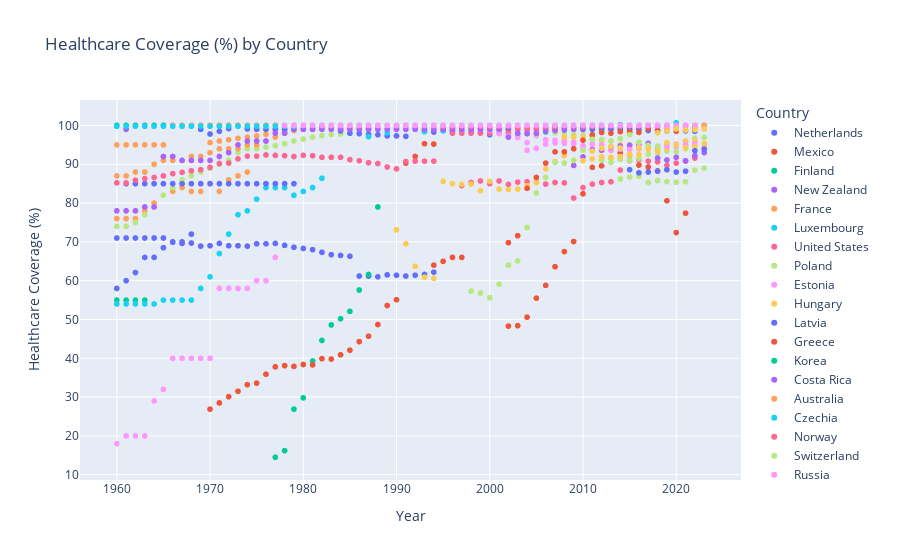

The cell this chart's notebook holds for it:
### Code cell
# plot data
fig = px.scatter(oecd_healthcare_filtered, x='Year', y='Healthcare Coverage (%)', color='Country', title='Healthcare Coverage (%) by Country')
fig.show()

### Figure 1 — Plotly figure (JSON) as saved in the notebook; plotly's stock layout.template omitted (floating-point values rounded to 4 significant figures)
{"data": [{"hovertemplate": "Country=Netherlands<br>Year=%{x}<br>Healthcare Coverage (%)=%{y}<extra></extra>", "legendgroup": "Netherlands", "marker": {"color": "#636efa", "symbol": "circle"}, "mode": "markers", "name": "Netherlands", "showlegend": true, "type": "scattergl", "x": [1960, 1961, 1962, 1963, 1964, 1965, 1966, 1967, 1968, 1969, 1970, 1971, 1972, 1973, 1974, 1975, 1976, 1977, 1978, 1979, 1980, 1981, 1982, 1983, 1984, 1985, 1986, 1987, 1988, 1989, 1990, 1991, 1992, 1993, 1994, 1995, 1996, 1997, 1998, 1999, 2000, 2001, 2002, 2003, 2004, 2005, 2006, 2007, 2008, 2009, 2010, 2011, 2012, 2013, 2014, 2015, 2016, 2017, 2018, 2019, 2020, 2021, 2022], "xaxis": "x", "y": [71, 71, 71, 71, 71, 71, 69.9, 69.6, 69.7, 68.9, 69, 69.6, 69, 69, 68.9, 69.5, 69.5, 69.6, 69.1, 68.6, 68.3, 68, 67.3, 66.7, 66.5, 66.3, 61.2, 61.2, 61, 61.5, 61.4, 61.2, 61.4, 61.6, 62.2, 98.6, 98.6, 98.5, 98.4, 98.1, 97.6, 98.1, 98, 97.9, 97.9, 97.9, 99.5, 99.6, 99.6, 99.6, 99.6, 99.6, 99.7, 99.8, 99.8, 99.8, 99.9, 99.9, 99.9, 99.9, 99.9, 99.9, 99.9], "yaxis": "y"}, {"hovertemplate": "Country=Mexico<br>Year=%{x}<br>Healthcare Coverage (%)=%{y}<extra></extra>", "legendgroup": "Mexico", "marker": {"color": "#EF553B", "symbol": "circle"}, "mode": "markers", "name": "Mexico", "showlegend": true, "type": "scattergl", "x": [2002, 2003, 2004, 2005, 2006, 2007, 2008, 2009, 2010, 2011, 2012, 2013, 2014, 2015, 2016, 2017, 2018, 2019, 2020, 2021], "xaxis": "x", "y": [48.3, 48.4, 50.6, 55.5, 58.8, 63.6, 67.5, 70.1, 82.4, 89.2, 89.6, 91.6, 92.9, 92.3, 89.8, 89.3, 88.3, 80.6, 72.4, 77.4], "yaxis": "y"}, {"hovertemplate": "Country=Finland<br>Year=%{x}<br>Healthcare Coverage (%)=%{y}<extra></extra>", "legendgroup": "Finland", "marker": {"color": "#00cc96", "symbol": "circle"}, "mode": "markers", "name": "Finland", "showlegend": true, "type": "scattergl", "x": [1960, 1961, 1962, 1963, 1964, 1965, 1966, 1967, 1968, 1969, 1970, 1971, 1972, 1973, 1974, 1975, 1976, 1977, 1978, 1979, 1980, 1981, 1982, 1983, 1984, 1985, 1986, 1987, 1988, 1989, 1990, 1991, 1992, 1993, 1994, 1995, 1996, 1997, 1998, 1999, 2000, 2001, 2002, 2003, 2004, 2005, 2006, 2007, 2008, 2009, 2010, 2011, 2012, 2013, 2014, 2015, 2016, 2017, 2018, 2019, 2020, 2021, 2022, 2023], "xaxis": "x", "y": [55, 55, 55, 55, 100, 100, 100, 100, 100, 100, 100, 100, 100, 100, 100, 100, 100, 100, 100, 100, 100, 100, 100, 100, 100, 100, 100, 100, 100, 100, 100, 100, 100, 100, 100, 100, 100, 100, 100, 100, 100, 100, 100, 100, 100, 100, 100, 100, 100, 100, 100, 100, 100, 100, 100, 100, 100, 100, 100, 100, 100, 100, 100, 100], "yaxis": "y"}, {"hovertemplate": "Country=New Zealand<br>Year=%{x}<br>Healthcare Coverage (%)=%{y}<extra></extra>", "legendgroup": "New Zealand", "marker": {"color": "#ab63fa", "symbol": "circle"}, "mode": "markers", "name": "New Zealand", "showlegend": true, "type": "scattergl", "x": [1960, 1961, 1962, 1963, 1964, 1965, 1966, 1967, 1968, 1969, 1970, 1971, 1972, 1973, 1974, 1975, 1976, 1977, 1978, 1979, 1980, 1981, 1982, 1983, 1984, 1985, 1986, 1987, 1988, 1989, 1990, 1991, 1992, 1993, 1994, 1995, 1996, 1997, 1998, 1999, 2000, 2001, 2002, 2003, 2004, 2005, 2006, 2007, 2008, 2009, 2010, 2011, 2012, 2013, 2014, 2015, 2016, 2017, 2018, 2019, 2020, 2021, 2022, 2023], "xaxis": "x", "y": [100, 100, 100, 100, 100, 100, 100, 100, 100, 100, 100, 100, 100, 100, 100, 100, 100, 100, 100, 100, 100, 100, 100, 100, 100, 100, 100, 100, 100, 100, 100, 100, 100, 100, 100, 100, 100, 100, 100, 100, 100, 100, 100, 100, 100, 100, 100, 100, 100, 100, 100, 100, 100, 100, 100, 100, 100, 100, 100, 100, 100, 100, 100, 100], "yaxis": "y"}, {"hovertemplate": "Country=France<br>Year=%{x}<br>Healthcare Coverage (%)=%{y}<extra></extra>", "legendgroup": "France", "marker": {"color": "#FFA15A", "symbol": "circle"}, "mode": "markers", "name": "France", "showlegend": true, "type": "scattergl", "x": [1960, 1970, 1971, 1972, 1973, 1974, 1975, 1976, 1977, 1978, 1979, 1980, 1981, 1982, 1983, 1984, 1985, 1986, 1987, 1988, 1989, 1990, 1991, 1992, 1993, 1994, 1995, 1996, 1997, 1998, 1999, 2000, 2001, 2002, 2003, 2004, 2005, 2006, 2007, 2008, 2009, 2010, 2011, 2012, 2013, 2014, 2015, 2016, 2017, 2018, 2019, 2020, 2021, 2022, 2023], "xaxis": "x", "y": [76, 95.6, 96, 96.3, 96.7, 97, 97.3, 97.7, 98, 98.4, 98.7, 99.1, 99.1, 99.2, 99.2, 99.2, 99.2, 99.3, 99.3, 99.3, 99.3, 99.4, 99.4, 99.4, 99.4, 99.4, 99.4, 99.4, 99.4, 99.4, 99.9, 99.9, 99.9, 99.9, 99.9, 99.9, 99.9, 99.9, 99.9, 99.9, 99.9, 99.9, 99.9, 99.9, 99.9, 99.9, 99.9, 99.9, 99.9, 99.9, 99.9, 99.9, 99.9, 99.9, 99.9], "yaxis": "y"}, {"hovertemplate": "Country=Luxembourg<br>Year=%{x}<br>Healthcare Coverage (%)=%{y}<extra></extra>", "legendgroup": "Luxembourg", "marker": {"color": "#19d3f3", "symbol": "circle"}, "mode": "markers", "name": "Luxembourg", "showlegend": true, "type": "scattergl", "x": [2017, 2018, 2019, 2020, 2021, 2022, 2023], "xaxis": "x", "y": [100, 100, 100, 100, 100, 100, 100], "yaxis": "y"}, {"hovertemplate": "Country=United States<br>Year=%{x}<br>Healthcare Coverage (%)=%{y}<extra></extra>", "legendgroup": "United States", "marker": {"color": "#FF6692", "symbol": "circle"}, "mode": "markers", "name": "United States", "showlegend": true, "type": "scattergl", "x": [1997, 1998, 1999, 2000, 2001, 2002, 2003, 2004, 2005, 2006, 2007, 2008, 2009, 2010, 2011, 2012, 2013, 2014, 2015, 2016, 2017, 2018, 2019, 2020, 2021, 2022], "xaxis": "x", "y": [84.5, 85.3, 85.7, 85, 85.7, 84.8, 85.4, 85.5, 85.4, 84.9, 85.3, 85.2, 81.3, 84, 84.9, 85.3, 85.5, 88.5, 90.9, 91.2, 90.8, 90.6, 89.7, 90.3, 90.8, 91.6], "yaxis": "y"}, {"hovertemplate": "Country=Poland<br>Year=%{x}<br>Healthcare Coverage (%)=%{y}<extra></extra>", "legendgroup": "Poland", "marker": {"color": "#B6E880", "symbol": "circle"}, "mode": "markers", "name": "Poland", "showlegend": true, "type": "scattergl", "x": [2005, 2006, 2007, 2008, 2009, 2010, 2011, 2012, 2013, 2014, 2015, 2016, 2017, 2018, 2019, 2020, 2021, 2022, 2023], "xaxis": "x", "y": [97.3, 99.3, 98.1, 97.8, 97.6, 97.5, 96.6, 91, 91.6, 91.3, 91, 91.5, 92.6, 92.9, 93.4, 93.3, 94, 96.7, 96.9], "yaxis": "y"}, {"hovertemplate": "Country=Estonia<br>Year=%{x}<br>Healthcare Coverage (%)=%{y}<extra></extra>", "legendgroup": "Estonia", "marker": {"color": "#FF97FF", "symbol": "circle"}, "mode": "markers", "name": "Estonia", "showlegend": true, "type": "scattergl", "x": [2004, 2005, 2006, 2007, 2008, 2009, 2010, 2011, 2012, 2013, 2014, 2015, 2016, 2017, 2018, 2019, 2020, 2021, 2022, 2023], "xaxis": "x", "y": [93.6, 94.1, 95.2, 96.2, 96, 95.7, 94.5, 94, 93.7, 93.6, 93.9, 94, 94, 94.1, 94.5, 95, 95.2, 95.9, 96.1, 94.8], "yaxis": "y"}, {"hovertemplate": "Country=Hungary<br>Year=%{x}<br>Healthcare Coverage (%)=%{y}<extra></extra>", "legendgroup": "Hungary", "marker": {"color": "#FECB52", "symbol": "circle"}, "mode": "markers", "name": "Hungary", "showlegend": true, "type": "scattergl", "x": [1975, 1976, 1977, 1978, 1979, 1980, 1981, 1982, 1983, 1984, 1985, 1986, 1987, 1988, 1989, 1990, 1991, 1992, 1993, 1994, 1995, 1996, 1997, 1998, 1999, 2000, 2001, 2002, 2003, 2004, 2005, 2006, 2007, 2008, 2009, 2010, 2011, 2012, 2013, 2014, 2015, 2016, 2017, 2018, 2019, 2020, 2021, 2022], "xaxis": "x", "y": [100, 100, 100, 100, 100, 100, 100, 100, 100, 100, 100, 100, 100, 100, 100, 100, 100, 100, 100, 100, 100, 100, 100, 100, 100, 100, 100, 100, 100, 100, 100, 100, 100, 97, 97, 97, 97, 96, 96, 95, 95, 95, 94, 94, 94, 95, 96, 96], "yaxis": "y"}, {"hovertemplate": "Country=Latvia<br>Year=%{x}<br>Healthcare Coverage (%)=%{y}<extra></extra>", "legendgroup": "Latvia", "marker": {"color": "#636efa", "symbol": "circle"}, "mode": "markers", "name": "Latvia", "showlegend": true, "type": "scattergl", "x": [2017, 2018, 2019, 2020, 2021, 2022, 2023], "xaxis": "x", "y": [100, 100, 100, 100, 100, 100, 100], "yaxis": "y"}, {"hovertemplate": "Country=Greece<br>Year=%{x}<br>Healthcare Coverage (%)=%{y}<extra></extra>", "legendgroup": "Greece", "marker": {"color": "#EF553B", "symbol": "circle"}, "mode": "markers", "name": "Greece", "showlegend": true, "type": "scattergl", "x": [1984, 1985, 1986, 1987, 1988, 1989, 1990, 1991, 1992, 1993, 1994, 1995, 1996, 1997, 1998, 1999, 2000, 2001, 2002, 2003, 2004, 2005, 2006, 2007, 2008, 2016, 2017, 2018, 2019, 2020, 2021, 2022, 2023], "xaxis": "x", "y": [100, 100, 100, 100, 100, 100, 100, 100, 100, 100, 100, 100, 100, 100, 100, 100, 100, 100, 100, 100, 100, 100, 100, 100, 100, 100, 100, 100, 100, 100, 100, 100, 100], "yaxis": "y"}, {"hovertemplate": "Country=Korea<br>Year=%{x}<br>Healthcare Coverage (%)=%{y}<extra></extra>", "legendgroup": "Korea", "marker": {"color": "#00cc96", "symbol": "circle"}, "mode": "markers", "name": "Korea", "showlegend": true, "type": "scattergl", "x": [1977, 1978, 1979, 1980, 1981, 1982, 1983, 1984, 1985, 1986, 1987, 1988, 1989, 1990, 1991, 1992, 1993, 1994, 1995, 1996, 1997, 1998, 1999, 2000, 2001, 2002, 2003, 2004, 2005, 2006, 2007, 2008, 2009, 2010, 2011, 2012, 2013, 2014, 2015, 2016, 2017, 2018, 2019, 2020, 2021, 2022], "xaxis": "x", "y": [14.5, 16.2, 26.9, 29.8, 39.3, 44.6, 48.6, 50.2, 52.1, 57.6, 61.6, 79, 100, 100, 100, 100, 100, 100, 100, 100, 100, 100, 100, 100, 100, 100, 100, 100, 100, 100, 100, 100, 100, 100, 100, 100, 100, 100, 100, 100, 100, 100, 100, 100, 100, 100], "yaxis": "y"}, {"hovertemplate": "Country=Costa Rica<br>Year=%{x}<br>Healthcare Coverage (%)=%{y}<extra></extra>", "legendgroup": "Costa Rica", "marker": {"color": "#ab63fa", "symbol": "circle"}, "mode": "markers", "name": "Costa Rica", "showlegend": true, "type": "scattergl", "x": [2009, 2010, 2011, 2012, 2013, 2014, 2015, 2016, 2017, 2018, 2019, 2020, 2021, 2022, 2023], "xaxis": "x", "y": [89.7, 91.9, 93.7, 93.6, 94.4, 94.7, 94.9, 95, 95.4, 91.6, 91.1, 91.8, 90.9, 92.2, 93], "yaxis": "y"}, {"hovertemplate": "Country=Australia<br>Year=%{x}<br>Healthcare Coverage (%)=%{y}<extra></extra>", "legendgroup": "Australia", "marker": {"color": "#FFA15A", "symbol": "circle"}, "mode": "markers", "name": "Australia", "showlegend": true, "type": "scattergl", "x": [1961, 1962, 1963, 1964, 1965, 1966, 1967, 1968, 1969, 1970, 1971, 1972, 1973, 1974, 1975, 1976, 1977, 1978, 1979, 1980, 1981, 1982, 1983, 1984, 1985, 1986, 1987, 1988, 1989, 1990, 1991, 1992, 1993, 1994, 1995, 1996, 1997, 1998, 1999, 2000, 2001, 2002, 2003, 2004, 2005, 2006, 2007, 2008, 2009, 2010, 2011, 2012, 2013, 2014, 2015, 2016, 2017, 2018, 2019, 2020, 2021, 2022, 2023], "xaxis": "x", "y": [76, 76, 78, 80, 82, 83, 84, 83, 83, 85, 83, 86, 87, 88, 100, 100, 100, 100, 100, 100, 100, 100, 100, 100, 100, 100, 100, 100, 100, 100, 100, 100, 100, 100, 100, 100, 100, 100, 100, 100, 100, 100, 100, 100, 100, 100, 100, 100, 100, 100, 100, 100, 100, 100, 100, 100, 100, 100, 100, 100, 100, 100, 100], "yaxis": "y"}, {"hovertemplate": "Country=Czechia<br>Year=%{x}<br>Healthcare Coverage (%)=%{y}<extra></extra>", "legendgroup": "Czechia", "marker": {"color": "#19d3f3", "symbol": "circle"}, "mode": "markers", "name": "Czechia", "showlegend": true, "type": "scattergl", "x": [1961, 1962, 1963, 1964, 1965, 1966, 1967, 1968, 1969, 1970, 1971, 1972, 1973, 1974, 1975, 1976, 1977, 1978, 1979, 1980, 1981, 1982, 1983, 1984, 1985, 1986, 1987, 1988, 1989, 1990, 1991, 1992, 1993, 1994, 1995, 1996, 1997, 1998, 1999, 2000, 2001, 2002, 2003, 2004, 2005, 2006, 2007, 2008, 2009, 2010, 2011, 2012, 2013, 2014, 2015, 2016, 2017, 2018, 2019, 2020, 2021, 2022, 2023], "xaxis": "x", "y": [100, 100, 100, 100, 100, 100, 100, 100, 100, 100, 100, 100, 100, 100, 100, 100, 100, 100, 100, 100, 100, 100, 100, 100, 100, 100, 100, 100, 100, 100, 100, 100, 100, 100, 100, 100, 100, 100, 100, 100, 100, 100, 100, 100, 100, 100, 100, 100, 100, 100, 100, 100, 100, 100.2, 100, 100, 100, 100, 100, 100, 100, 100, 100], "yaxis": "y"}, {"hovertemplate": "Country=Norway<br>Year=%{x}<br>Healthcare Coverage (%)=%{y}<extra></extra>", "legendgroup": "Norway", "marker": {"color": "#FF6692", "symbol": "circle"}, "mode": "markers", "name": "Norway", "showlegend": true, "type": "scattergl", "x": [1960, 1961, 1962, 1963, 1964, 1965, 1966, 1967, 1968, 1969, 1970, 1971, 1972, 1973, 1974, 1975, 1976, 1977, 1978, 1979, 1980, 1981, 1982, 1983, 1984, 1985, 1986, 1987, 1988, 1989, 1990, 1991, 1992, 1993, 1994, 1995, 1996, 1997, 1998, 1999, 2000, 2001, 2002, 2003, 2004, 2005, 2006, 2007, 2008, 2009, 2010, 2011, 2012, 2013, 2014, 2015, 2016, 2017, 2018, 2019, 2020, 2021, 2022, 2023], "xaxis": "x", "y": [100, 100, 100, 100, 100, 100, 100, 100, 100, 100, 100, 100, 100, 100, 100, 100, 100, 100, 100, 100, 100, 100, 100, 100, 100, 100, 100, 100, 100, 100, 100, 100, 100, 100, 100, 100, 100, 100, 100, 100, 100, 100, 100, 100, 100, 100, 100, 100, 100, 100, 100, 100, 100, 100, 100, 100, 100, 100, 100, 100, 100, 100, 100, 100], "yaxis": "y"}, {"hovertemplate": "Country=Switzerland<br>Year=%{x}<br>Healthcare Coverage (%)=%{y}<extra></extra>", "legendgroup": "Switzerland", "marker": {"color": "#B6E880", "symbol": "circle"}, "mode": "markers", "name": "Switzerland", "showlegend": true, "type": "scattergl", "x": [1960, 1961, 1962, 1963, 1964, 1965, 1966, 1967, 1968, 1969, 1970, 1971, 1972, 1973, 1974, 1975, 1976, 1977, 1978, 1979, 1980, 1981, 1982, 1983, 1984, 1985, 1986, 1987, 1988, 1989, 1990, 1991, 1992, 1993, 1994, 1995, 1996, 1997, 1998, 1999, 2000, 2001, 2002, 2003, 2004, 2005, 2006, 2007, 2008, 2009, 2010, 2011, 2012, 2013, 2014, 2015, 2016, 2017, 2018, 2019, 2020, 2021, 2022], "xaxis": "x", "y": [74, 74, 75, 77, 79, 82, 84, 86, 87, 88, 89, 90, 91, 93, 94, 94, 94.4, 94.8, 95.3, 96, 96.5, 97, 97.4, 97.7, 97.8, 98, 98.3, 98.7, 99.3, 99.3, 99.5, 99.5, 99.5, 99.5, 99.5, 99.5, 100, 100, 100, 100, 100, 100, 100, 100, 100, 100, 100, 100, 100, 100, 100, 100, 100, 100, 100, 100, 100, 100, 100, 100, 100, 100, 100], "yaxis": "y"}, {"hovertemplate": "Country=Russia<br>Year=%{x}<br>Healthcare Coverage (%)=%{y}<extra></extra>", "legendgroup": "Russia", "marker": {"color": "#FF97FF", "symbol": "circle"}, "mode": "markers", "name": "Russia", "showlegend": true, "type": "scattergl", "x": [2010, 2012, 2013, 2014, 2015, 2016, 2017, 2018, 2019, 2020], "xaxis": "x", "y": [98.9, 99.8, 99.2, 99.9, 100, 100, 99.7, 99.6, 99.1, 99.2], "yaxis": "y"}, {"hovertemplate": "Country=Canada<br>Year=%{x}<br>Healthcare Coverage (%)=%{y}<extra></extra>", "legendgroup": "Canada", "marker": {"color": "#FECB52", "symbol": "circle"}, "mode": "markers", "name": "Canada", "showlegend": true, "type": "scattergl", "x": [1961, 1962, 1963, 1964, 1965, 1966, 1967, 1968, 1969, 1970, 1971, 1972, 1973, 1974, 1975, 1976, 1977, 1978, 1979, 1980, 1981, 1982, 1983, 1984, 1985, 1986, 1987, 1988, 1989, 1990, 1991, 1992, 1993, 1994, 1995, 1996, 1997, 1998, 1999, 2000, 2001, 2002, 2003, 2004, 2005, 2006, 2007, 2008, 2009, 2010, 2011, 2012, 2013, 2014, 2015, 2016, 2017, 2018, 2019, 2020, 2021, 2022, 2023], "xaxis": "x", "y": [100, 100, 100, 100, 100, 100, 100, 100, 100, 100, 100, 100, 100, 100, 100, 100, 100, 100, 100, 100, 100, 100, 100, 100, 100, 100, 100, 100, 100, 100, 100, 100, 100, 100, 100, 100, 100, 100, 100, 100, 100, 100, 100, 100, 100, 100, 100, 100, 100, 100, 100, 100, 100, 100, 100, 100, 100, 100, 100, 100, 100, 100, 100], "yaxis": "y"}, {"hovertemplate": "Country=Belgium<br>Year=%{x}<br>Healthcare Coverage (%)=%{y}<extra></extra>", "legendgroup": "Belgium", "marker": {"color": "#636efa", "symbol": "circle"}, "mode": "markers", "name": "Belgium", "showlegend": true, "type": "scattergl", "x": [1960, 1961, 1962, 1963, 1964, 1965, 1966, 1967, 1968, 1969, 1970, 1971, 1972, 1973, 1974, 1975, 1976, 1977, 1978, 1979, 1980, 1981, 1982, 1983, 1984, 1985, 1986, 1987, 1988, 1989, 1990, 1991, 1992, 1993, 1994, 1995, 1996, 1997, 1998, 1999, 2000, 2001, 2002, 2003, 2004, 2005, 2006, 2007, 2008, 2009, 2010, 2011, 2012, 2013, 2014, 2015, 2016, 2017, 2018, 2019, 2020, 2021, 2022], "xaxis": "x", "y": [58, 60, 62.1, 66, 66, 68.5, 70, 70, 72, 99, 97.8, 98.5, 99.2, 99.9, 99.1, 99, 99, 99, 99, 99, 99, 99, 99.7, 99.1, 98.6, 98, 97.9, 97.7, 97.6, 97.3, 97.3, 97.2, 99.2, 98.5, 98.3, 99, 99, 99, 99, 99, 99, 99, 99, 99, 99, 99, 99, 99, 99, 99, 99, 99, 99, 99, 99, 99, 99, 98.7, 98.7, 98.6, 98.6, 98.6, 98.5], "yaxis": "y"}, {"hovertemplate": "Country=Israel<br>Year=%{x}<br>Healthcare Coverage (%)=%{y}<extra></extra>", "legendgroup": "Israel", "marker": {"color": "#EF553B", "symbol": "circle"}, "mode": "markers", "name": "Israel", "showlegend": true, "type": "scattergl", "x": [1991, 1992, 1993, 1994, 1995, 1996, 1997, 1998, 1999, 2000, 2001, 2002, 2003, 2004, 2005, 2006, 2007, 2008, 2009, 2010, 2011, 2012, 2013, 2014, 2015, 2016, 2017, 2018, 2019, 2020, 2021, 2022, 2023], "xaxis": "x", "y": [90.3, 92, 95.3, 95.2, 100, 100, 100, 100, 100, 100, 100, 100, 100, 100, 100, 100, 100, 100, 100, 100, 100, 100, 100, 100, 100, 100, 100, 100, 100, 100, 100, 100, 100], "yaxis": "y"}, {"hovertemplate": "Country=Sweden<br>Year=%{x}<br>Healthcare Coverage (%)=%{y}<extra></extra>", "legendgroup": "Sweden", "marker": {"color": "#00cc96", "symbol": "circle"}, "mode": "markers", "name": "Sweden", "showlegend": true, "type": "scattergl", "x": [1960, 1961, 1962, 1963, 1964, 1965, 1966, 1967, 1968, 1969, 1970, 1971, 1972, 1973, 1974, 1975, 1976, 1977, 1978, 1979, 1980, 1981, 1982, 1983, 1984, 1985, 1986, 1987, 1988, 1989, 1990, 1991, 1992, 1993, 1994, 1995, 1996, 1997, 1998, 1999, 2000, 2001, 2002, 2003, 2004, 2005, 2006, 2007, 2008, 2009, 2010, 2011, 2012, 2013, 2014, 2015, 2016, 2017, 2018, 2019, 2020, 2021, 2022], "xaxis": "x", "y": [100, 100, 100, 100, 100, 100, 100, 100, 100, 100, 100, 100, 100, 100, 100, 100, 100, 100, 100, 100, 100, 100, 100, 100, 100, 100, 100, 100, 100, 100, 100, 100, 100, 100, 100, 100, 100, 100, 100, 100, 100, 100, 100, 100, 100, 100, 100, 100, 100, 100, 100, 100, 100, 100, 100, 100, 100, 100, 100, 100, 100, 100, 100], "yaxis": "y"}, {"hovertemplate": "Country=Japan<br>Year=%{x}<br>Healthcare Coverage (%)=%{y}<extra></extra>", "legendgroup": "Japan", "marker": {"color": "#ab63fa", "symbol": "circle"}, "mode": "markers", "name": "Japan", "showlegend": true, "type": "scattergl", "x": [1961, 1962, 1963, 1964, 1965, 1966, 1967, 1968, 1969, 1970, 1971, 1972, 1973, 1974, 1975, 1976, 1977, 1978, 1979, 1980, 1981, 1982, 1983, 1984, 1985, 1986, 1987, 1988, 1989, 1990, 1991, 1992, 1993, 1994, 1995, 1996, 1997, 1998, 1999, 2000, 2001, 2002, 2003, 2004, 2005, 2006, 2007, 2008, 2009, 2010, 2011, 2012, 2013, 2014, 2015, 2016, 2017, 2018, 2019, 2020, 2021], "xaxis": "x", "y": [99, 100, 100, 100, 100, 100, 100, 100, 100, 100, 100, 100, 100, 100, 100, 100, 100, 100, 100, 100, 100, 100, 100, 100, 100, 100, 100, 100, 100, 100, 100, 100, 100, 100, 100, 100, 100, 100, 100, 100, 100, 100, 100, 100, 100, 100, 100, 100, 100, 100, 100, 100, 100, 100, 100, 100, 100, 100, 100, 100, 100], "yaxis": "y"}, {"hovertemplate": "Country=Italy<br>Year=%{x}<br>Healthcare Coverage (%)=%{y}<extra></extra>", "legendgroup": "Italy", "marker": {"color": "#FFA15A", "symbol": "circle"}, "mode": "markers", "name": "Italy", "showlegend": true, "type": "scattergl", "x": [1960, 1961, 1962, 1963, 1964, 1965, 1966, 1967, 1968, 1969, 1970, 1971, 1972, 1973, 1974, 1975, 1976, 1977, 1978, 1979, 1980, 1981, 1982, 1983, 1984, 1985, 1986, 1987, 1988, 1989, 1990, 1991, 1992, 1993, 1994, 1995, 1996, 1997, 1998, 1999, 2000, 2001, 2002, 2003, 2004, 2005, 2006, 2007, 2008, 2009, 2010, 2011, 2012, 2013, 2014, 2015, 2016, 2017, 2018, 2019, 2020, 2021, 2022, 2023], "xaxis": "x", "y": [87, 87, 88, 88, 90, 91, 91, 91, 92, 92, 93, 94, 94, 94, 95, 95, 96, 97, 98, 99, 100, 100, 100, 100, 100, 100, 100, 100, 100, 100, 100, 100, 100, 100, 100, 100, 100, 100, 100, 100, 100, 100, 100, 100, 100, 100, 100, 100, 100, 100, 100, 100, 100, 100, 100, 100, 100, 100, 100, 100, 100, 100, 100, 100], "yaxis": "y"}, {"hovertemplate": "Country=Spain<br>Year=%{x}<br>Healthcare Coverage (%)=%{y}<extra></extra>", "legendgroup": "Spain", "marker": {"color": "#19d3f3", "symbol": "circle"}, "mode": "markers", "name": "Spain", "showlegend": true, "type": "scattergl", "x": [1960, 1961, 1962, 1963, 1964, 1965, 1966, 1967, 1968, 1969, 1970, 1971, 1972, 1973, 1974, 1975, 1976, 1977, 1978, 1979, 1980, 1981, 1982, 1987, 1989, 1993, 1995, 1997, 2001, 2003, 2006, 2011, 2014, 2017, 2018, 2019, 2020, 2021, 2022, 2023], "xaxis": "x", "y": [54, 54, 54, 54, 54, 55, 55, 55, 55, 58, 61, 67, 72, 77, 78, 81, 84, 84, 84, 82, 83, 84, 86.4, 97.1, 98.1, 98.4, 98.6, 98.5, 98.9, 99.5, 98.3, 99.9, 99.8, 99.9, 100, 100, 100.7, 100, 100, 100], "yaxis": "y"}, {"hovertemplate": "Country=Slovenia<br>Year=%{x}<br>Healthcare Coverage (%)=%{y}<extra></extra>", "legendgroup": "Slovenia", "marker": {"color": "#FF6692", "symbol": "circle"}, "mode": "markers", "name": "Slovenia", "showlegend": true, "type": "scattergl", "x": [1994, 1995, 1996, 1997, 1998, 1999, 2000, 2001, 2002, 2003, 2004, 2005, 2006, 2007, 2008, 2009, 2010, 2011, 2012, 2013, 2014, 2015, 2016, 2017, 2018, 2019, 2020, 2021, 2022], "xaxis": "x", "y": [100, 99, 98, 98, 98, 98, 98, 98.1, 98.1, 99.1, 99, 99, 99, 99, 100, 100, 100, 100, 100, 100, 100, 100, 100, 100, 100, 100, 100, 100, 100], "yaxis": "y"}, {"hovertemplate": "Country=Romania<br>Year=%{x}<br>Healthcare Coverage (%)=%{y}<extra></extra>", "legendgroup": "Romania", "marker": {"color": "#B6E880", "symbol": "circle"}, "mode": "markers", "name": "Romania", "showlegend": true, "type": "scattergl", "x": [2012, 2013, 2014, 2015, 2016, 2017, 2018, 2019, 2020, 2021, 2022, 2023], "xaxis": "x", "y": [91.2, 90.5, 86.2, 86.7, 86.9, 85.3, 85.8, 85.5, 85.4, 85.5, 88.5, 89], "yaxis": "y"}, {"hovertemplate": "Country=Slovak Republic<br>Year=%{x}<br>Healthcare Coverage (%)=%{y}<extra></extra>", "legendgroup": "Slovak Republic", "marker": {"color": "#FF97FF", "symbol": "circle"}, "mode": "markers", "name": "Slovak Republic", "showlegend": true, "type": "scattergl", "x": [1995, 1996, 1997, 1998, 1999, 2000, 2001, 2002, 2003, 2004, 2005, 2006, 2007, 2008, 2009, 2010, 2011, 2012, 2013, 2014, 2015, 2016, 2017, 2018, 2019, 2020, 2021, 2022], "xaxis": "x", "y": [99.3, 100, 100, 100, 100, 98.8, 97.9, 97.3, 96.9, 95.6, 97.6, 96.3, 95.5, 95.4, 95.2, 94.8, 95.2, 95, 94.6, 94.2, 93.8, 94.5, 94.6, 94.5, 94.6, 94.6, 95, 95.3], "yaxis": "y"}, {"hovertemplate": "Country=Chile<br>Year=%{x}<br>Healthcare Coverage (%)=%{y}<extra></extra>", "legendgroup": "Chile", "marker": {"color": "#FECB52", "symbol": "circle"}, "mode": "markers", "name": "Chile", "showlegend": true, "type": "scattergl", "x": [1990, 1991, 1992, 1993, 1994, 1995, 1996, 1997, 1998, 1999, 2000, 2001, 2002, 2003, 2004, 2005, 2006, 2007, 2008, 2009, 2010, 2011, 2012, 2013, 2014, 2015, 2016, 2017, 2018, 2019, 2020, 2021, 2022, 2023], "xaxis": "x", "y": [73.1, 69.5, 63.7, 60.9, 60.6, 85.6, 85, 84.8, 84.9, 83.2, 85.6, 83.6, 83.5, 83.6, 84.5, 85.3, 88.8, 90.7, 92.2, 91, 90.9, 93.4, 94.1, 94.5, 94.2, 92.6, 94.2, 94, 93.4, 95.6, 95, 94.3, 94.6, 95.3], "yaxis": "y"}, {"hovertemplate": "Country=Ireland<br>Year=%{x}<br>Healthcare Coverage (%)=%{y}<extra></extra>", "legendgroup": "Ireland", "marker": {"color": "#636efa", "symbol": "circle"}, "mode": "markers", "name": "Ireland", "showlegend": true, "type": "scattergl", "x": [1961, 1962, 1963, 1964, 1965, 1966, 1967, 1968, 1969, 1970, 1971, 1972, 1973, 1974, 1975, 1976, 1977, 1978, 1979, 1980, 1981, 1982, 1983, 1984, 1985, 1986, 1987, 1988, 1989, 1990, 1991, 1992, 1993, 1994, 1995, 1996, 1997, 1998, 1999, 2000, 2001, 2002, 2003, 2004, 2005, 2006, 2007, 2008, 2009, 2010, 2011, 2012, 2013, 2014, 2015, 2016, 2017, 2018, 2019, 2020, 2021, 2022, 2023], "xaxis": "x", "y": [85, 85, 85, 85, 85, 85, 85, 85, 85, 85, 85, 85, 85, 85, 85, 85, 85, 85, 85, 100, 100, 100, 100, 100, 100, 100, 100, 100, 100, 100, 100, 100, 100, 100, 100, 100, 100, 100, 100, 100, 100, 100, 100, 100, 100, 100, 100, 100, 100, 100, 100, 100, 100, 100, 100, 100, 100, 100, 100, 100, 100, 100, 100], "yaxis": "y"}, {"hovertemplate": "Country=Türkiye<br>Year=%{x}<br>Healthcare Coverage (%)=%{y}<extra></extra>", "legendgroup": "Türkiye", "marker": {"color": "#EF553B", "symbol": "circle"}, "mode": "markers", "name": "Türkiye", "showlegend": true, "type": "scattergl", "x": [1970, 1971, 1972, 1973, 1974, 1975, 1976, 1977, 1978, 1979, 1980, 1981, 1982, 1983, 1984, 1985, 1986, 1987, 1988, 1989, 1990, 1994, 1995, 1996, 1997, 2002, 2003, 2004, 2005, 2006, 2007, 2008, 2009, 2010, 2011, 2012, 2013, 2014, 2015, 2016, 2017, 2018, 2019, 2020, 2021, 2022], "xaxis": "x", "y": [26.9, 28.5, 30.1, 31.5, 33.2, 33.6, 35.9, 37.8, 38.1, 37.9, 38.4, 38.3, 39.9, 39.8, 40.9, 42.1, 44.3, 45.7, 48.7, 53.6, 55.1, 64, 65, 66, 66, 69.8, 71.6, 83.8, 86.6, 90.3, 93.2, 93.2, 94, 96.2, 97.6, 98.2, 98, 98.4, 98.4, 98.2, 99.2, 98.5, 98.8, 98.5, 98.8, 99.2], "yaxis": "y"}, {"hovertemplate": "Country=United Kingdom<br>Year=%{x}<br>Healthcare Coverage (%)=%{y}<extra></extra>", "legendgroup": "United Kingdom", "marker": {"color": "#00cc96", "symbol": "circle"}, "mode": "markers", "name": "United Kingdom", "showlegend": true, "type": "scattergl", "x": [1960, 1961, 1962, 1963, 1964, 1965, 1966, 1967, 1968, 1969, 1970, 1971, 1972, 1973, 1974, 1975, 1976, 1977, 1978, 1979, 1980, 1981, 1982, 1983, 1984, 1985, 1986, 1987, 1988, 1989, 1990, 1991, 1992, 1993, 1994, 1995, 1996, 1997, 1998, 1999, 2000, 2001, 2002, 2003, 2004, 2005, 2006, 2007, 2008, 2009, 2010, 2011, 2012, 2013, 2014, 2015, 2016, 2017, 2018, 2019, 2020, 2021, 2022], "xaxis": "x", "y": [100, 100, 100, 100, 100, 100, 100, 100, 100, 100, 100, 100, 100, 100, 100, 100, 100, 100, 100, 100, 100, 100, 100, 100, 100, 100, 100, 100, 100, 100, 100, 100, 100, 100, 100, 100, 100, 100, 100, 100, 100, 100, 100, 100, 100, 100, 100, 100, 100, 100, 100, 100, 100, 100, 100, 100, 100, 100, 100, 100, 100, 100, 100], "yaxis": "y"}, {"hovertemplate": "Country=Austria<br>Year=%{x}<br>Healthcare Coverage (%)=%{y}<extra></extra>", "legendgroup": "Austria", "marker": {"color": "#ab63fa", "symbol": "circle"}, "mode": "markers", "name": "Austria", "showlegend": true, "type": "scattergl", "x": [1960, 1961, 1962, 1963, 1964, 1965, 1966, 1967, 1968, 1969, 1970, 1971, 1972, 1973, 1974, 1975, 1976, 1977, 1978, 1979, 1980, 1981, 1982, 1983, 1984, 1985, 1986, 1987, 1988, 1989, 1990, 1991, 1992, 1993, 1994, 1995, 1996, 1997, 1998, 1999, 2000, 2001, 2002, 2003, 2004, 2005, 2006, 2007, 2008, 2009, 2010, 2011, 2012, 2013, 2014, 2015, 2016, 2017, 2018, 2019, 2020, 2021, 2022], "xaxis": "x", "y": [78, 78, 78, 79, 79, 92, 92, 91, 91, 91, 91, 92, 93, 95, 96, 96, 96, 98, 98, 99, 99, 99, 99, 99, 99, 99, 99, 99, 99, 99, 99, 99, 99, 99, 99, 99, 99, 99, 99, 99, 99, 99, 97, 98, 98, 98, 98.5, 98.7, 98.8, 99, 99.3, 99.9, 99.9, 99.9, 99.9, 99.9, 99.9, 99.9, 99.9, 99.9, 99.9, 99.9, 99.9], "yaxis": "y"}, {"hovertemplate": "Country=Denmark<br>Year=%{x}<br>Healthcare Coverage (%)=%{y}<extra></extra>", "legendgroup": "Denmark", "marker": {"color": "#FFA15A", "symbol": "circle"}, "mode": "markers", "name": "Denmark", "showlegend": true, "type": "scattergl", "x": [1960, 1961, 1962, 1963, 1964, 1965, 1966, 1967, 1968, 1969, 1970, 1971, 1972, 1973, 1974, 1975, 1976, 1977, 1978, 1979, 1980, 1981, 1982, 1983, 1984, 1985, 1986, 1987, 1988, 1989, 1990, 1991, 1992, 1993, 1994, 1995, 1996, 1997, 1998, 1999, 2000, 2001, 2002, 2003, 2004, 2005, 2006, 2007, 2008, 2009, 2010, 2011, 2012, 2013, 2014, 2015, 2016, 2017, 2018, 2019, 2020, 2021, 2022, 2023], "xaxis": "x", "y": [95, 95, 95, 95, 95, 95, 100, 100, 100, 100, 100, 100, 100, 100, 100, 100, 100, 100, 100, 100, 100, 100, 100, 100, 100, 100, 100, 100, 100, 100, 100, 100, 100, 100, 100, 100, 100, 100, 100, 100, 100, 100, 100, 100, 100, 100, 100, 100, 100, 100, 100, 100, 100, 100, 100, 100, 100, 100, 100, 100, 100, 100, 100, 100], "yaxis": "y"}, {"hovertemplate": "Country=Iceland<br>Year=%{x}<br>Healthcare Coverage (%)=%{y}<extra></extra>", "legendgroup": "Iceland", "marker": {"color": "#19d3f3", "symbol": "circle"}, "mode": "markers", "name": "Iceland", "showlegend": true, "type": "scattergl", "x": [1960, 1961, 1962, 1963, 1964, 1965, 1966, 1967, 1968, 1969, 1970, 1971, 1972, 1973, 1974, 1975, 1976, 1977, 1978, 1979, 1980, 1981, 1982, 1983, 1984, 1985, 1986, 1987, 1988, 1989, 1990, 1991, 1992, 1993, 1994, 1995, 1996, 1997, 1998, 1999, 2000, 2001, 2002, 2003, 2004, 2005, 2006, 2007, 2008, 2009, 2010, 2011, 2012, 2013, 2014, 2015, 2016, 2017, 2018, 2019, 2020, 2021], "xaxis": "x", "y": [99.8, 99.8, 99.8, 99.8, 99.8, 99.8, 99.8, 99.8, 99.8, 99.8, 99.8, 99.8, 99.8, 99.8, 99.8, 99.8, 99.8, 99.8, 99.8, 99.8, 100, 100, 100, 100, 100, 100, 100, 100, 100, 100, 100, 100, 100, 100, 100, 100, 100, 100, 100, 100, 100, 100, 100, 100, 100, 100, 100, 100, 100, 100, 100, 100, 100, 100, 100, 100, 100, 100, 100, 100, 100, 100], "yaxis": "y"}, {"hovertemplate": "Country=Germany<br>Year=%{x}<br>Healthcare Coverage (%)=%{y}<extra></extra>", "legendgroup": "Germany", "marker": {"color": "#FF6692", "symbol": "circle"}, "mode": "markers", "name": "Germany", "showlegend": true, "type": "scattergl", "x": [1960, 1961, 1962, 1963, 1964, 1965, 1966, 1967, 1968, 1969, 1970, 1971, 1972, 1973, 1974, 1975, 1976, 1977, 1978, 1979, 1980, 1981, 1982, 1983, 1984, 1985, 1986, 1987, 1988, 1989, 1990, 1991, 1992, 1993, 1994, 1995, 1996, 1997, 1998, 1999, 2000, 2001, 2002, 2003, 2004, 2005, 2006, 2007, 2008, 2009, 2010, 2011, 2012, 2013, 2014, 2015, 2016, 2017, 2018, 2019, 2020, 2021, 2022], "xaxis": "x", "y": [85.2, 85.2, 85.9, 86.3, 86.6, 87, 87.6, 87.9, 88.3, 88.6, 89.2, 90.2, 90.3, 91.4, 92.1, 92.1, 92.4, 92.3, 92.2, 92, 92.3, 92.2, 91.8, 91.8, 91.8, 91.2, 90.9, 90.4, 90.2, 89.3, 88.8, 90.7, 90.8, 90.8, 90.8, 99.8, 99.8, 99.9, 99.8, 99.8, 99.8, 99.8, 99.8, 99.7, 99.7, 99.8, 99.8, 99.8, 100, 99.8, 99.8, 99.8, 99.9, 99.9, 99.9, 99.9, 99.9, 99.9, 99.9, 99.9, 99.9, 99.9, 99.9], "yaxis": "y"}, {"hovertemplate": "Country=Colombia<br>Year=%{x}<br>Healthcare Coverage (%)=%{y}<extra></extra>", "legendgroup": "Colombia", "marker": {"color": "#B6E880", "symbol": "circle"}, "mode": "markers", "name": "Colombia", "showlegend": true, "type": "scattergl", "x": [1998, 1999, 2000, 2001, 2002, 2003, 2004, 2005, 2006, 2007, 2008, 2009, 2010, 2011, 2012, 2013, 2014, 2015, 2016, 2017, 2018], "xaxis": "x", "y": [57.3, 56.8, 55.6, 59.1, 64, 65.1, 73.7, 82.6, 86.6, 90.5, 90.3, 91, 93.6, 96.4, 96.4, 96, 96.6, 97.6, 95.7, 94.9, 94.7], "yaxis": "y"}, {"hovertemplate": "Country=Portugal<br>Year=%{x}<br>Healthcare Coverage (%)=%{y}<extra></extra>", "legendgroup": "Portugal", "marker": {"color": "#FF97FF", "symbol": "circle"}, "mode": "markers", "name": "Portugal", "showlegend": true, "type": "scattergl", "x": [1960, 1961, 1962, 1963, 1964, 1965, 1966, 1967, 1968, 1969, 1970, 1971, 1972, 1973, 1974, 1975, 1976, 1977, 1978, 1979, 1980, 1981, 1982, 1983, 1984, 1985, 1986, 1987, 1988, 1989, 1990, 1991, 1992, 1993, 1994, 1995, 1996, 1997, 1998, 1999, 2000, 2001, 2002, 2003, 2004, 2005, 2006, 2007, 2008, 2009, 2010, 2011, 2012, 2013, 2014, 2015, 2016, 2017, 2018, 2019, 2020, 2021, 2022], "xaxis": "x", "y": [18, 20, 20, 20, 29, 32, 40, 40, 40, 40, 40, 58, 58, 58, 58, 60, 60, 66, 100, 100, 100, 100, 100, 100, 100, 100, 100, 100, 100, 100, 100, 100, 100, 100, 100, 100, 100, 100, 100, 100, 100, 100, 100, 100, 100, 100, 100, 100, 100, 100, 100, 100, 100, 100, 100, 100, 100, 100, 100, 100, 100, 100, 100], "yaxis": "y"}, {"hovertemplate": "Country=Lithuania<br>Year=%{x}<br>Healthcare Coverage (%)=%{y}<extra></extra>", "legendgroup": "Lithuania", "marker": {"color": "#FECB52", "symbol": "circle"}, "mode": "markers", "name": "Lithuania", "showlegend": true, "type": "scattergl", "x": [2010, 2011, 2012, 2013, 2014, 2015, 2016, 2017, 2018, 2019, 2020, 2021, 2022, 2023], "xaxis": "x", "y": [90.9, 91.4, 91.9, 91.8, 92, 92.4, 92.5, 93.9, 98.1, 98.7, 99.1, 98.8, 98.9, 99.1], "yaxis": "y"}, {"hovertemplate": "Country=Bulgaria<br>Year=%{x}<br>Healthcare Coverage (%)=%{y}<extra></extra>", "legendgroup": "Bulgaria", "marker": {"color": "#636efa", "symbol": "circle"}, "mode": "markers", "name": "Bulgaria", "showlegend": true, "type": "scattergl", "x": [2015, 2016, 2017, 2018, 2019, 2020, 2021, 2022, 2023], "xaxis": "x", "y": [88.6, 87.8, 88, 88.2, 88.6, 88, 88.2, 93.5, 93.9], "yaxis": "y"}], "layout": {"legend": {"title": {"text": "Country"}, "tracegroupgap": 0}, "title": {"text": "Healthcare Coverage (%) by Country"}, "xaxis": {"anchor": "y", "domain": [0, 1], "title": {"text": "Year"}}, "yaxis": {"anchor": "x", "domain": [0, 1], "title": {"text": "Healthcare Coverage (%)"}}}}
